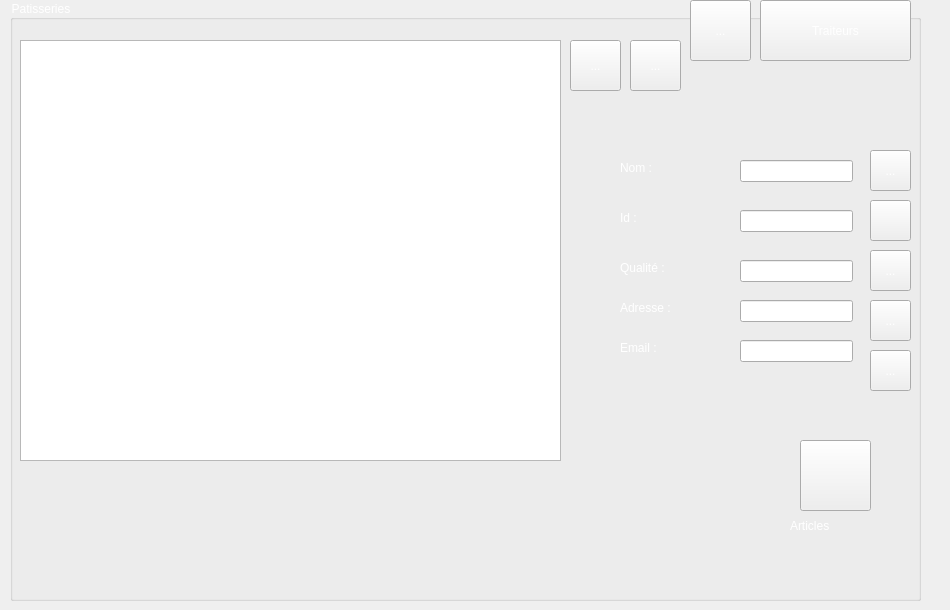
    <widget class="QWidget" name="patisserie">
     <widget class="QLabel" name="label_12">
      <property name="geometry">
       <rect>
        <x>0</x>
        <y>0</y>
        <width>941</width>
        <height>601</height>
       </rect>
      </property>
      <property name="text">
       <string/>
      </property>
      <property name="pixmap">
       <pixmap resource="src.qrc">:/ressource/mariage.jpg</pixmap>
      </property>
      <property name="scaledContents">
       <bool>true</bool>
      </property>
     </widget>
     <widget class="QGroupBox" name="groupBox">
      <property name="geometry">
       <rect>
        <x>10</x>
        <y>0</y>
        <width>911</width>
        <height>601</height>
       </rect>
      </property>
      <property name="styleSheet">
       <string notr="true">color: rgb(255, 255, 255);</string>
      </property>
      <property name="title">
       <string>Patisseries</string>
      </property>
      <widget class="QTableView" name="TablePatiss">
       <property name="geometry">
        <rect>
         <x>10</x>
         <y>40</y>
         <width>541</width>
         <height>421</height>
        </rect>
       </property>
       <property name="styleSheet">
        <string notr="true">color: rgb(0, 0, 0);</string>
       </property>
      </widget>
      <widget class="QLineEdit" name="lineEdit">
       <property name="geometry">
        <rect>
         <x>730</x>
         <y>160</y>
         <width>113</width>
         <height>22</height>
        </rect>
       </property>
       <property name="styleSheet">
        <string notr="true">color: rgb(0, 0, 0);</string>
       </property>
      </widget>
      <widget class="QLineEdit" name="lineEdit_2">
       <property name="geometry">
        <rect>
         <x>730</x>
         <y>210</y>
         <width>113</width>
         <height>22</height>
        </rect>
       </property>
       <property name="styleSheet">
        <string notr="true">color: rgb(0, 0, 0);</string>
       </property>
      </widget>
      <widget class="QLabel" name="label_32">
       <property name="geometry">
        <rect>
         <x>610</x>
         <y>160</y>
         <width>55</width>
         <height>16</height>
        </rect>
       </property>
       <property name="text">
        <string>Nom :</string>
       </property>
      </widget>
      <widget class="QLabel" name="label_33">
       <property name="geometry">
        <rect>
         <x>610</x>
         <y>210</y>
         <width>55</width>
         <height>16</height>
        </rect>
       </property>
       <property name="text">
        <string>Id :</string>
       </property>
      </widget>
      <widget class="QLabel" name="label_34">
       <property name="geometry">
        <rect>
         <x>610</x>
         <y>260</y>
         <width>55</width>
         <height>16</height>
        </rect>
       </property>
       <property name="text">
        <string>Qualité :</string>
       </property>
      </widget>
      <widget class="QLabel" name="label_35">
       <property name="geometry">
        <rect>
         <x>610</x>
         <y>300</y>
         <width>55</width>
         <height>16</height>
        </rect>
       </property>
       <property name="text">
        <string>Adresse :</string>
       </property>
      </widget>
      <widget class="QLabel" name="label_36">
       <property name="geometry">
        <rect>
         <x>610</x>
         <y>340</y>
         <width>55</width>
         <height>16</height>
        </rect>
       </property>
       <property name="text">
        <string>Email :</string>
       </property>
      </widget>
      <widget class="QLineEdit" name="lineEdit_14">
       <property name="geometry">
        <rect>
         <x>730</x>
         <y>260</y>
         <width>113</width>
         <height>22</height>
        </rect>
       </property>
       <property name="styleSheet">
        <string notr="true">color: rgb(0, 0, 0);</string>
       </property>
      </widget>
      <widget class="QLineEdit" name="lineEdit_15">
       <property name="geometry">
        <rect>
         <x>730</x>
         <y>300</y>
         <width>113</width>
         <height>22</height>
        </rect>
       </property>
       <property name="styleSheet">
        <string notr="true">color: rgb(0, 0, 0);</string>
       </property>
      </widget>
      <widget class="QLineEdit" name="lineEdit_20">
       <property name="geometry">
        <rect>
         <x>730</x>
         <y>340</y>
         <width>113</width>
         <height>22</height>
        </rect>
       </property>
       <property name="styleSheet">
        <string notr="true">color: rgb(0, 0, 0);</string>
       </property>
      </widget>
      <widget class="QToolButton" name="toolButton">
       <property name="geometry">
        <rect>
         <x>860</x>
         <y>150</y>
         <width>41</width>
         <height>41</height>
        </rect>
       </property>
       <property name="styleSheet">
        <string notr="true"/>
       </property>
       <property name="text">
        <string>...</string>
       </property>
       <property name="icon">
        <iconset resource="src.qrc">
         <normaloff>:/ressource/add.png</normaloff>:/ressource/add.png</iconset>
       </property>
       <property name="iconSize">
        <size>
         <width>200</width>
         <height>200</height>
        </size>
       </property>
      </widget>
      <widget class="QToolButton" name="toolButton_2">
       <property name="geometry">
        <rect>
         <x>860</x>
         <y>200</y>
         <width>41</width>
         <height>41</height>
        </rect>
       </property>
       <property name="text">
        <string/>
       </property>
       <property name="icon">
        <iconset resource="src.qrc">
         <normaloff>:/ressource/Delete.png</normaloff>:/ressource/Delete.png</iconset>
       </property>
       <property name="iconSize">
        <size>
         <width>250</width>
         <height>250</height>
        </size>
       </property>
      </widget>
      <widget class="QToolButton" name="toolButton_3">
       <property name="geometry">
        <rect>
         <x>860</x>
         <y>250</y>
         <width>41</width>
         <height>41</height>
        </rect>
       </property>
       <property name="text">
        <string>...</string>
       </property>
       <property name="icon">
        <iconset resource="src.qrc">
         <normaloff>:/ressource/settings.png</normaloff>:/ressource/settings.png</iconset>
       </property>
       <property name="iconSize">
        <size>
         <width>250</width>
         <height>250</height>
        </size>
       </property>
      </widget>
      <widget class="QToolButton" name="toolButton_4">
       <property name="geometry">
        <rect>
         <x>680</x>
         <y>0</y>
         <width>61</width>
         <height>61</height>
        </rect>
       </property>
       <property name="autoFillBackground">
        <bool>true</bool>
       </property>
       <property name="text">
        <string>...</string>
       </property>
       <property name="icon">
        <iconset resource="src.qrc">
         <normaloff>:/ressource/leftwards-black-arrow-emoji-by-twitter.png</normaloff>:/ressource/leftwards-black-arrow-emoji-by-twitter.png</iconset>
       </property>
       <property name="iconSize">
        <size>
         <width>250</width>
         <height>250</height>
        </size>
       </property>
      </widget>
      <widget class="QPushButton" name="pushButton_4">
       <property name="geometry">
        <rect>
         <x>750</x>
         <y>0</y>
         <width>151</width>
         <height>61</height>
        </rect>
       </property>
       <property name="styleSheet">
        <string notr="true">background-image: url(:/ressource/mariage.jpg);
font: 24pt &quot;Sachiko&quot;;</string>
       </property>
       <property name="text">
        <string>Traiteurs</string>
       </property>
      </widget>
      <widget class="QToolButton" name="toolButton_9">
       <property name="geometry">
        <rect>
         <x>560</x>
         <y>40</y>
         <width>51</width>
         <height>51</height>
        </rect>
       </property>
       <property name="autoFillBackground">
        <bool>true</bool>
       </property>
       <property name="text">
        <string>...</string>
       </property>
       <property name="icon">
        <iconset resource="src.qrc">
         <normaloff>:/ressource/upp.png</normaloff>:/ressource/upp.png</iconset>
       </property>
       <property name="iconSize">
        <size>
         <width>250</width>
         <height>250</height>
        </size>
       </property>
      </widget>
      <widget class="QToolButton" name="toolButton_10">
       <property name="geometry">
        <rect>
         <x>620</x>
         <y>40</y>
         <width>51</width>
         <height>51</height>
        </rect>
       </property>
       <property name="autoFillBackground">
        <bool>true</bool>
       </property>
       <property name="text">
        <string>...</string>
       </property>
       <property name="icon">
        <iconset resource="src.qrc">
         <normaloff>:/ressource/downn.png</normaloff>:/ressource/downn.png</iconset>
       </property>
       <property name="iconSize">
        <size>
         <width>250</width>
         <height>250</height>
        </size>
       </property>
      </widget>
      <widget class="QToolButton" name="toolButton_13">
       <property name="geometry">
        <rect>
         <x>860</x>
         <y>300</y>
         <width>41</width>
         <height>41</height>
        </rect>
       </property>
       <property name="text">
        <string>...</string>
       </property>
       <property name="icon">
        <iconset resource="src.qrc">
         <normaloff>:/ressource/pdf.png</normaloff>:/ressource/pdf.png</iconset>
       </property>
       <property name="iconSize">
        <size>
         <width>250</width>
         <height>250</height>
        </size>
       </property>
      </widget>
      <widget class="QToolButton" name="toolButton_14">
       <property name="geometry">
        <rect>
         <x>860</x>
         <y>350</y>
         <width>41</width>
         <height>41</height>
        </rect>
       </property>
       <property name="text">
        <string>...</string>
       </property>
       <property name="icon">
        <iconset resource="src.qrc">
         <normaloff>:/ressource/printer.jpg</normaloff>:/ressource/printer.jpg</iconset>
       </property>
       <property name="iconSize">
        <size>
         <width>250</width>
         <height>250</height>
        </size>
       </property>
      </widget>
      <widget class="QToolButton" name="toolButton_15">
       <property name="geometry">
        <rect>
         <x>790</x>
         <y>440</y>
         <width>71</width>
         <height>71</height>
        </rect>
       </property>
       <property name="autoFillBackground">
        <bool>true</bool>
       </property>
       <property name="text">
        <string/>
       </property>
       <property name="icon">
        <iconset resource="src.qrc">
         <normaloff>:/ressource/wedding-cake.png</normaloff>:/ressource/wedding-cake.png</iconset>
       </property>
       <property name="iconSize">
        <size>
         <width>250</width>
         <height>250</height>
        </size>
       </property>
      </widget>
      <widget class="QLabel" name="label_47">
       <property name="geometry">
        <rect>
         <x>780</x>
         <y>510</y>
         <width>91</width>
         <height>31</height>
        </rect>
       </property>
       <property name="styleSheet">
        <string notr="true">font: 22pt &quot;Sachiko&quot;;
color: rgb(255, 255, 255);</string>
       </property>
       <property name="text">
        <string>Articles</string>
       </property>
      </widget>
     </widget>
    </widget>
